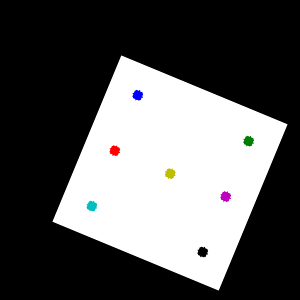
#> input picture aula_04/patterns_transformed.png, 300 x 300 px
$ jupyter execute APS_Visao_Transformacoes.ipynb   (shell and % lines are left out)
#> lines starting #> are read from the running program, lines starting #| are printed output that depends on the picture
# Transformações geométricas - APS de Visão

## Criação da imagem

Vamos gerar uma imagem de entrada com algumas coordenadas conhecidas.  Desta seção você só vai precisar das coordenadas dos pontos na imagem de entrada e na imagem de saída

[cell 1]
import matplotlib.pyplot as plt

from matplotlib import colors

import cv2

import numpy as np


sp_x = 30
sp_y = 30
x_blocks = 6
y_blocks = 6

[cell 2]
# Cria uma imagem RGB  em branco
blank = 255*np.ones((sp_x * x_blocks,sp_y*y_blocks,3), np.uint8)

[cell 3]
# Coordenadas de entrada de alguns pontos
points = [[1,1],
          [5,1],
          [1,3],
          [3,3],
          [5,3],
          [1,5],
          [5,5]]

[cell 4]
# Cores a usar para os pontos
point_colors = ['r', 'g', 'b', 'c', 'm', 'y', 'k']

## Coordenadas dos pontos na imagem de entrada

Este loop imprime as coordenadas.

As cores dos pontos servem para identificá-los

[cell 5]
sp_x = 30 # x spacing
sp_y = 30 # y spacing
point_size = 5
print("Posição dos pontos: (x_entrada, y_entrada)")

for i in range(len(points)):
    point_color = [int(255*canal) for canal in colors.colorConverter.colors[point_colors[i]]]
    point_position = (sp_x*points[i][0], sp_y*points[i][1])
    print(point_position)
    cv2.circle(blank,point_position, point_size, point_color, -1)
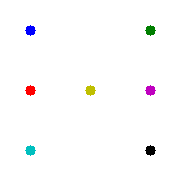
#> blank: shape (180, 180, 3); mean of channels 0, 1, 2 252.1, 251.8, 252.1; drawn as B, G, R

## Imagem de entrada

Tudo o que foi geito até agora teve como única finalidade gerar esta imagem, que será gravada no arquivo `dots_pattern.png` .

[cell 6]
plt.imshow(blank)

Se precisar abrir a imagem fora deste *notebook*, use o arquivo `dots_pattern.png`

[cell 7]
cv2.imwrite("dots_pattern.png", blank)
#> Out = True

## Padrão de saída

Foi aplicada uma transformação à imagem de entrada, que gerou o seguinte padrão de saída:

[cell 8]
saida = cv2.imread("patterns_transformed.png")
#> saida is the input picture: shape (300, 300, 3); mean B, G, R 90.8, 90.6, 90.8

saida_rgb = cv2.cvtColor(saida, cv2.COLOR_BGR2RGB)

[cell 9]
plt.imshow(saida)

Sabe-se que a imagem de saída é igual a uma combinação de rotações em torno de um ponto arbitrário e  redimensionamentos (escala) da imagem de entrada. Para simplificar, assuma que o redimensionamento é igual nos eixos $x$ e $y$

Cada ponto da imagem de saída está relacionado à sua posição na imagem de entrada pela seguinte transformação:

$$
\begin{pmatrix}
x_{saida} \\
y_{saida} \\
1
\end{pmatrix}
 =
\begin{pmatrix}
   \alpha &\beta &(1-\alpha \cdot center.x - \beta \cdot center.y) \\
   -\beta & \alpha & \beta \cdot center.x + (1 - \alpha \cdot center.y) \\ 0 & 0 & 1
\end{pmatrix} \cdot \begin{pmatrix} x_{entrada} \\ y_{entrada} \\ 1 \end{pmatrix}
$$

Na equação acima:

$\alpha = escala \cdot \cos(\theta)$

$\beta = escala \cdot \sin(\theta) $

$x_{entrada}$ é a posição $x$ de cada pixel na imagem de entrada

$y_{entrada}$ é a posição $y$ de cada pixel na imagem de entrada

$center$ é o centro de rotação

$x_{saída}$ é a coordenada $x$ do pixel na imagem de saída

$y_{saída}$ é a coordenada $y$ do pixel na imagem de saída

Com translação:

$$
\begin{pmatrix}
x_{saida} \\
y_{saida} \\
1
\end{pmatrix}
 =
\begin{pmatrix}
   \alpha &\beta &(1-\alpha \cdot center.x - \beta \cdot center.y) + t_x \\
   -\beta & \alpha & \beta \cdot center.x + (1 - \alpha \cdot center.y) + t_y \\ 0 & 0 & 1
\end{pmatrix} \cdot \begin{pmatrix} x_{entrada} \\ y_{entrada} \\ 1 \end{pmatrix}
$$

# Matrizes de transformação com rotação, translação e escala

O objetivo desta seção é só entender a forma da transformação de saída expressa na equação que fecha a seção anterior.

Uma matriz de translação por uma distância $ [ x_t   y_t ]$ em 2D é:

$$
T = \begin{pmatrix} 1 & 0 & x_t \\
0 & 1 & y_t \\
0 & 0 & 1
\end{pmatrix}
$$

Uma matriz de rotação por um ângulo $\theta$ é:

$$
R = \begin{pmatrix} \cos(\theta) & -\sin(\theta) & 0 \\
\sin(\theta) & \cos(\theta) & 0 \\
0 & 0 & 1
\end{pmatrix}
$$

Uma matriz que aplica um fator de escala  $s$ igual nos eixos $x$ e $y$ é:

$$
S = \begin{pmatrix} s & 0  & 0 \\
0 & s & 0 \\
0 & 0 & 1
\end{pmatrix}
$$

Uma transformação genérica, composta de rotação, escala e transação (nesta ordem) é dada por:

$$
M = T \cdot S \cdot R
$$

Ou seja:
$$
M = \begin{pmatrix} 1 & 0 & x_t \\
0 & 1 & y_t \\
0 & 0 & 1
\end{pmatrix}
\cdot
\begin{pmatrix} \cos(\theta) & -\sin(\theta) & 0 \\
\sin(\theta) & \cos(\theta) & 0 \\
0 & 0 & 1
\end{pmatrix}
\cdot
\begin{pmatrix} s & 0  & 0 \\
0 & s & 0 \\
0 & 0 & 1
\end{pmatrix}
$$

Multiplicando as três matrizes, temos que uma transformação afim composta de rotação, escala e translação é:

$$
M = \begin{pmatrix} s\cdot\cos(\theta) & -s\cdot\sin(\theta) & x_t \\
-s\cdot\sin(\theta) & -s\cdot\cos(\theta) & y_t \\
0 & 0 & 1
\end{pmatrix}
$$

Desta forma, um ponto de entrada representado por $( x_{i}, y_{i} ) $ será transformado num ponto de saída $(x_{saida}, y_{saida})$ quando multiplicado pela matrix $M$

$$
\begin{pmatrix}x_{saida} \\ y_{saida} \end{pmatrix} = \begin{pmatrix} s\cdot\cos(\theta) & -s\cdot\sin(\theta) & x_t \\
-s\cdot\sin(\theta) & -s\cdot\cos(\theta) & y_t \\
0 & 0 & 1
\end{pmatrix} \cdot \begin{pmatrix} x_{i} \\ y_{i} \end{pmatrix}
$$

Teremos, então:

$$
x_{saida} = x_{i} \cdot s \cdot \cos(\theta) - y_{i} \cdot s \cdot \sin(\theta) + x_t $$
e
$$ y_{saida} = - x_{i} \cdot s \cdot \sin(\theta) - y_{i} \cdot s \cdot \cos(\theta) + y_t
$$

Por simplicidade, ao estimar uma transformação, ajuda trabalhar com as seguintes relações:

$\alpha =  s \cdot \cos(\theta)$

e

$\beta = s \cdot \sin(\theta) $

E encarar a matriz da seguinte forma:

$$
\begin{pmatrix}x_{saida} \\ y_{saida} \end{pmatrix} = \begin{pmatrix} \alpha & -\beta & x_t \\
-\beta & -\alpha & y_t \\
0 & 0 & 1
\end{pmatrix} \cdot \begin{pmatrix} x_{i} \\ y_{i} \end{pmatrix}
$$

# APS Visão

Responda (no IPython Notebook):

1. Quantos graus de liberdade (variáveis) determinam a transformação acima?

2. Supondo que a transformação aplicada para transformar a imagem de entrada na imagem do arquivo `patterns_transformed.png` é desconhecida, é possível descobrir qual é esta transformação? Como?

3. Crie uma tabela para os 7 pontos de entrada fornecidos em que constem quais suas posições na imagem de entrada e depois quais suas posições após transformados, na imagem de saída.

4. Considerando o número de variáveis da matriz de transformação fornecida, de quantas correspondências $p_{entrada} \Rightarrow p_{saida}$ você precisa para descobrir qual é a matriz?

5. Por que poderia ser útil usar **mais** correspondências do que a resposta que você deu no item anterior?

6. Expanda a equação da transformação usando os pontos de entrada e saída de sua tabela até ter um sistema sobredeterminado. <font color=red> Reserve pelo menos 1 hora para esta atividade - trabalhoso </font>. Talvez você ache útil aprender a usar um *Computer Algebra System* para fazer isso, por exemplo o Sympy ou o Maxima.

7. A partir do sistema sobredeterminado que você encontrou no item anterior, resolva e estime qual é a transformação que foi usada para converter a imagem de entrada na imagem de saída. Você pode usar o método de *Least Squares* que está presente no *Scipy* ou o *RANSAC* da OpenCV, por exemplo.

8. Aplique a transformação à imagem de entrada e verifique se o resultado que obteve se assemelha à imagem de saída. A função da OpenCV que permite que você faça isso é a *cv2.warpAffine()*

9. Abra a imagem `patterns_transformed.png`  na tela do seu celular e imprima na tela em tempo real a rotação da imagem

1) A função de transformação possui 4 graus de liberdade (as variáveis s, $\theta$, $x_{t}$, $y_{t}$).<br>

2) É possível descobrir a transformação pois, apenas comparando as imagens conseguimos detectar se ela sofreu rotação. Assim, podemos calcular o ângulo de rotação ($\theta$) por meio do arco tangente do vetor da transformação em dois pontos diferentes. E, depois, subtituimos $\theta$ nas equações da transformação para descobrir os outros valores.<br>

3) -----------Entrada------------Saída          <br>
AZULES----(30, 30)------------(137, 94)      <br>
VERDE-----(150, 30)-----------(248, 141)     <br>
VERM------(30, 90)------------(114, 150)     <br>
AZULCL----(90, 90)------------(170, 173)     <br>
ROSA------(150, 90)-----------(225, 196)     <br>
AMAR------(30, 150)-----------(92, 205)      <br>
PRETO-----(150, 150)----------(202, 251)     <br>

4) Seriam necessários 2 pontos para descobrir a matriz transformação.

5) Para realizar a transformação seria interressante utilizar mais correspôndencias do que o mínimo para validar a resposta obtida no processo de transformação e, também, para se certificar de que ele está sendo realizado de forma correta. Isso se dá pois o arredondamento que a tranformação realiza ao eliminar os números após a vírgula no caso de decimais pode gerar erros graves de imprecisão.

[cell 10]
#6)
import math
from __future__ import division

#Foi usado o rosa, o preto e o vermelho
r1 = [150, 90]
r2 = [225, 196]
p1 = [150, 150]
p2 = [202, 251]
v1 = [30, 90]
v2 = [114, 150]

theta = math.atan2((r2[1]-v2[1]),(r2[0]-v2[0]))
s = (p2[0]-v2[0])/(p1[0]*math.cos(theta)-p1[1]*math.sin(theta)-v1[0]*math.cos(theta)+v1[1]*math.sin(theta))
xt = p2[0] + p1[1]*math.sin(theta) - p1[0]*math.cos(theta)
yt = p2[1] - p1[0]*math.sin(theta) - p1[1]*math.cos(theta)

print("Theta:", theta)
print("Escala:", s)
print("Xt:",xt)
print("Yt:",yt)

M = np.float32([[s*math.cos(theta),-s*math.sin(theta),xt],[s*math.sin(theta),s*math.cos(theta),yt]])
rows,cols,i = blank.shape
#> rows = 180; cols = 180; i = 3
dst = cv2.warpAffine(blank,M,(300,300))
saida_rgb = cv2.cvtColor(dst, cv2.COLOR_BGR2RGB)
plt.imshow(dst)

[cell 11]
#6) Maneira Fácil (com funções prontas)

#300/180 = 1.66666

res = cv2.resize(blank, None, fx=1.66666, fy=1.66666, interpolation = cv2.INTER_CUBIC)
rows,cols,ch = res.shape
#> rows = 300; cols = 300; ch = 3

pts1 = np.float32([[30,30],[150,30],[150, 150]])
pts2 = np.float32([[137.54,94.46],[248.61,140.65],[202.42, 250.69]])

M = cv2.getAffineTransform(pts1*1.66666, pts2)       #M = Matriz transformação

dst = cv2.warpAffine(res,M,(cols,rows))

plt.subplot(121),plt.imshow(blank),plt.title('Input')
plt.subplot(122),plt.imshow(dst),plt.title('Output')
plt.show()
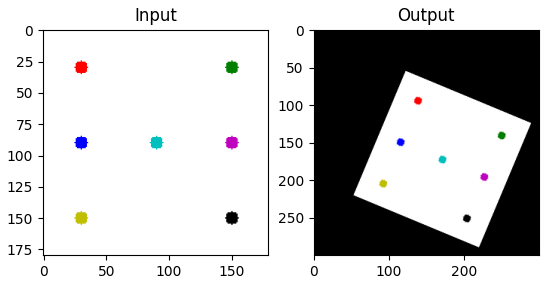
#> figure drawn by matplotlib, 2 panels
